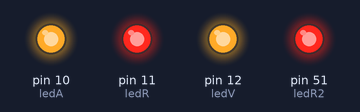
A sketch run on a simulated Arduino Mega 2560, built with avr-gcc and run on an emulated ATmega2560. Parts: output pins drawn as LEDs (lit = HIGH).

Above: at 0.12 s.
At 0.62 s:
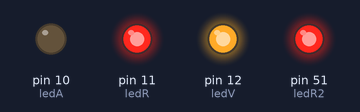
At 1.12 s:
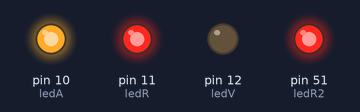
At 2.37 s:
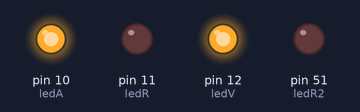
At 3.62 s:
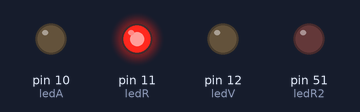
At 4.87 s:
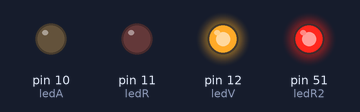
Timing chart, 0 to 5.2 s (numbered marks = the images above):
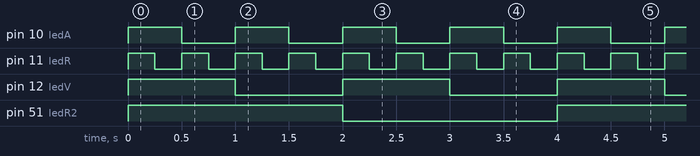

The sketch:

Rutina_led_arduino.ino
```cpp
int ledR = 11;
int ledA = 10;
int ledV = 12;
int ledR2 = 51;


void setup() {
  // put your setup code here, to run once:
  pinMode(ledR, OUTPUT);
  pinMode(ledA, OUTPUT);
  pinMode(ledV, OUTPUT);
  pinMode(ledR2, OUTPUT);
  Serial.begin(9600);

}

void loop() {
  // put your main code here, to run repeatedly:
  digitalWrite(ledR, HIGH); //0.5s
  digitalWrite(ledA, HIGH); //1.0s
  digitalWrite(ledV, HIGH); //2.0s
  digitalWrite(ledR2, HIGH);//4.0s

  delay(250);                //0.5s
  digitalWrite(ledR, LOW);
  delay(250);                //1.0s
  digitalWrite(ledR, HIGH);
  digitalWrite(ledA, LOW);
  delay(250);                //1.5s
  digitalWrite(ledR, LOW);
  delay(250);                //2.0s
  digitalWrite(ledR, HIGH);
  digitalWrite(ledA, HIGH);
  digitalWrite(ledV, LOW);
  delay(250);                //2.5s
  digitalWrite(ledR, LOW);
  delay(250);                //3.0s
  digitalWrite(ledR, HIGH);
  digitalWrite(ledA, LOW);
  delay(250);                //3.5s
  digitalWrite(ledR, LOW);
  delay(250);                //4.0s
  digitalWrite(ledR, HIGH);
  digitalWrite(ledA, HIGH);
  digitalWrite(ledV, HIGH);
  digitalWrite(ledR2, LOW);
  delay(250);                //4.5s
  digitalWrite(ledR, LOW);
  delay(250);                //5.0s
  digitalWrite(ledR, HIGH);
  digitalWrite(ledA, LOW);
  delay(250);                //5.5s
  digitalWrite(ledR, LOW);
  delay(250);                //6.0s
  digitalWrite(ledR, HIGH);
  digitalWrite(ledA, HIGH);
  digitalWrite(ledV, LOW);
  delay(250);                //6.5s
  digitalWrite(ledR, LOW);
  delay(250);                //7.0s
  digitalWrite(ledR, HIGH);
  digitalWrite(ledA, LOW);
  delay(250);                //7.5s
  digitalWrite(ledR, LOW);
  delay(250);                //8.0s


}
```

Measured:
- by itself, pin 10 (ledA): alternates HIGH for 0.50 s and LOW for 0.50 s
- by itself, pin 11 (ledR): alternates HIGH for 0.25 s and LOW for 0.25 s
- by itself, pin 12 (ledV): alternates HIGH for 1.0 s and LOW for 1.0 s
- by itself, pin 51 (ledR2): alternates HIGH for 2.0 s and LOW for 2.0 s
